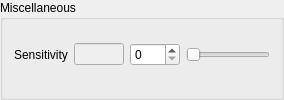
           <widget class="QGroupBox" name="groupGuardMiscellaneous">
            <property name="title">
             <string>Miscellaneous</string>
            </property>
            <layout class="QGridLayout" name="gridLayout_2">
             <property name="topMargin">
              <number>3</number>
             </property>
             <property name="verticalSpacing">
              <number>6</number>
             </property>
             <item row="0" column="0">
              <widget class="QLabel" name="labelGuardSensitivity">
               <property name="text">
                <string>Sensitivity</string>
               </property>
              </widget>
             </item>
             <item row="0" column="1">
              <widget class="QLineEdit" name="editGuardSensitivity">
               <property name="enabled">
                <bool>false</bool>
               </property>
               <property name="sizePolicy">
                <sizepolicy hsizetype="MinimumExpanding" vsizetype="Fixed">
                 <horstretch>0</horstretch>
                 <verstretch>0</verstretch>
                </sizepolicy>
               </property>
               <property name="minimumSize">
                <size>
                 <width>0</width>
                 <height>20</height>
                </size>
               </property>
               <property name="maximumSize">
                <size>
                 <width>50</width>
                 <height>16777215</height>
                </size>
               </property>
               <property name="readOnly">
                <bool>true</bool>
               </property>
              </widget>
             </item>
             <item row="0" column="2">
              <widget class="QSpinBox" name="spinGuardSensitivity">
               <property name="minimumSize">
                <size>
                 <width>50</width>
                 <height>0</height>
                </size>
               </property>
               <property name="keyboardTracking">
                <bool>false</bool>
               </property>
               <property name="maximum">
                <number>255</number>
               </property>
              </widget>
             </item>
             <item row="0" column="3">
              <widget class="QSlider" name="sliderGuardSensitivity">
               <property name="minimumSize">
                <size>
                 <width>65</width>
                 <height>0</height>
                </size>
               </property>
               <property name="maximum">
                <number>255</number>
               </property>
               <property name="orientation">
                <enum>Qt::Horizontal</enum>
               </property>
              </widget>
             </item>
            </layout>
           </widget>
